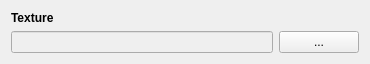
<?xml version="1.0" encoding="UTF-8"?>
<ui version="4.0">
 <class>TextureWidget</class>
 <widget class="QWidget" name="TextureWidget">
  <property name="geometry">
   <rect>
    <x>0</x>
    <y>0</y>
    <width>370</width>
    <height>62</height>
   </rect>
  </property>
  <property name="windowTitle">
   <string>Form</string>
  </property>
  <layout class="QVBoxLayout" name="verticalLayout">
   <item>
    <widget class="QLabel" name="label">
     <property name="font">
      <font>
       <weight>75</weight>
       <bold>true</bold>
      </font>
     </property>
     <property name="text">
      <string>Texture</string>
     </property>
    </widget>
   </item>
   <item>
    <layout class="QHBoxLayout" name="horizontalLayout">
     <item>
      <widget class="QLineEdit" name="textFile">
       <property name="enabled">
        <bool>false</bool>
       </property>
      </widget>
     </item>
     <item>
      <widget class="QPushButton" name="buttonOpen">
       <property name="text">
        <string>...</string>
       </property>
      </widget>
     </item>
    </layout>
   </item>
  </layout>
 </widget>
 <resources/>
 <connections/>
</ui>
